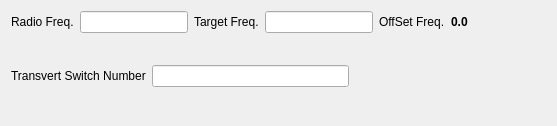
<?xml version="1.0" encoding="UTF-8"?>
<ui version="4.0">
 <class>transVertSetupForm</class>
 <widget class="QWidget" name="transVertSetupForm">
  <property name="geometry">
   <rect>
    <x>0</x>
    <y>0</y>
    <width>557</width>
    <height>126</height>
   </rect>
  </property>
  <property name="windowTitle">
   <string/>
  </property>
  <layout class="QVBoxLayout" name="verticalLayout">
   <item>
    <layout class="QHBoxLayout" name="horizontalLayout_2">
     <item>
      <widget class="QLabel" name="label_3">
       <property name="text">
        <string>Radio Freq.</string>
       </property>
      </widget>
     </item>
     <item>
      <widget class="QLineEdit" name="radioFreq">
       <property name="inputMask">
        <string/>
       </property>
       <property name="text">
        <string/>
       </property>
       <property name="alignment">
        <set>Qt::AlignRight|Qt::AlignTrailing|Qt::AlignVCenter</set>
       </property>
       <property name="clearButtonEnabled">
        <bool>true</bool>
       </property>
      </widget>
     </item>
     <item>
      <widget class="QLabel" name="OffsetLabel">
       <property name="text">
        <string>Target Freq.</string>
       </property>
      </widget>
     </item>
     <item>
      <widget class="QLineEdit" name="targetFreq">
       <property name="clearButtonEnabled">
        <bool>true</bool>
       </property>
      </widget>
     </item>
     <item>
      <widget class="QLabel" name="OffSetLbl">
       <property name="text">
        <string>OffSet Freq.</string>
       </property>
      </widget>
     </item>
     <item>
      <widget class="QLabel" name="offsetFreq">
       <property name="font">
        <font>
         <bold>true</bold>
        </font>
       </property>
       <property name="text">
        <string>0.0</string>
       </property>
      </widget>
     </item>
     <item>
      <spacer name="horizontalSpacer">
       <property name="orientation">
        <enum>Qt::Horizontal</enum>
       </property>
       <property name="sizeHint" stdset="0">
        <size>
         <width>38</width>
         <height>17</height>
        </size>
       </property>
      </spacer>
     </item>
    </layout>
   </item>
   <item>
    <layout class="QHBoxLayout" name="horizontalLayout_3">
     <item>
      <spacer name="horizontalSpacer_2">
       <property name="orientation">
        <enum>Qt::Horizontal</enum>
       </property>
       <property name="sizeHint" stdset="0">
        <size>
         <width>40</width>
         <height>20</height>
        </size>
       </property>
      </spacer>
     </item>
     <item>
      <widget class="QLabel" name="targetWarningLabel">
       <property name="text">
        <string/>
       </property>
      </widget>
     </item>
     <item>
      <spacer name="horizontalSpacer_4">
       <property name="orientation">
        <enum>Qt::Horizontal</enum>
       </property>
       <property name="sizeHint" stdset="0">
        <size>
         <width>108</width>
         <height>17</height>
        </size>
       </property>
      </spacer>
     </item>
    </layout>
   </item>
   <item>
    <layout class="QHBoxLayout" name="horizontalLayout">
     <item>
      <widget class="QLabel" name="transVertSwNumLbl">
       <property name="text">
        <string>Transvert Switch Number</string>
       </property>
      </widget>
     </item>
     <item>
      <widget class="QLineEdit" name="transVertSwNum">
       <property name="maxLength">
        <number>20</number>
       </property>
       <property name="clearButtonEnabled">
        <bool>true</bool>
       </property>
      </widget>
     </item>
     <item>
      <spacer name="horizontalSpacer_3">
       <property name="orientation">
        <enum>Qt::Horizontal</enum>
       </property>
       <property name="sizeHint" stdset="0">
        <size>
         <width>40</width>
         <height>20</height>
        </size>
       </property>
      </spacer>
     </item>
    </layout>
   </item>
   <item>
    <spacer name="verticalSpacer">
     <property name="orientation">
      <enum>Qt::Vertical</enum>
     </property>
     <property name="sizeHint" stdset="0">
      <size>
       <width>20</width>
       <height>40</height>
      </size>
     </property>
    </spacer>
   </item>
  </layout>
 </widget>
 <resources/>
 <connections/>
</ui>
